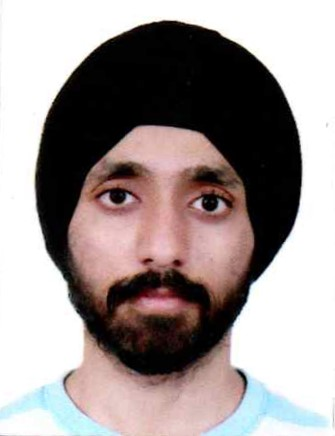
#> input picture photo-1.jpg, 335 x 436 px, found by its file name
$ python ascart.py
#> lines starting #> are read from the running program, lines starting #| are printed output that depends on the picture
#> in handle_image_conversion, image is the input picture: PIL image 335x436 RGB; mean R, G, B 158.4, 148.6, 147.6
from PIL import Image
import os

ASCII_CHARS = [ '#', '?', '%', '.', 'S', '+', '.', '*', ':', ',', '@']

def scale_image(image, new_width=100):
    """Resizes an image preserving the aspect ratio.
    """
#> called with new_width = 100
    (original_width, original_height) = image.size
#> original_width = 335; original_height = 436
    aspect_ratio = original_height/float(original_width)
#> aspect_ratio = 1.3
    new_height = int(aspect_ratio * new_width)
#> new_height = 130

    new_image = image.resize((new_width, new_height))
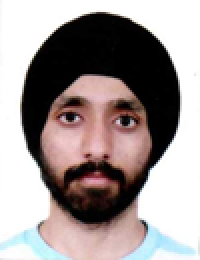
#> new_image: PIL image 100x130 RGB (shown 2 times larger); mean R, G, B 158.4, 148.6, 147.6
    return new_image

def convert_to_grayscale(image):
    return image.convert('L')
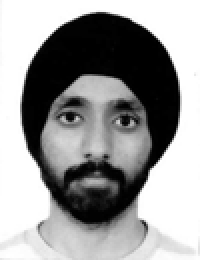
#> returned value: PIL image 100x130 L (shown 2 times larger); min 0, max 255, mean 151.4

def map_pixels_to_ascii_chars(image, range_width=25):
    """Maps each pixel to an ascii char based on the range
    in which it lies.

    0-255 is divided into 11 ranges of 25 pixels each.
    """
#> called with range_width = 25

    pixels_in_image = list(image.getdata())
#> pixels_in_image = 13000 values, max 255 at index 2, min 0 at index 855, mean 151.4
    pixels_to_chars = [ASCII_CHARS[pixel_value//range_width] for pixel_value in
            pixels_in_image]
#> pixels_to_chars = 13000 items, first 6: ',', '@', '@', '@', '@', '@'

    return "".join(pixels_to_chars)

def convert_image_to_ascii(image, new_width=100):
    image = scale_image(image)
    image = convert_to_grayscale(image)

    pixels_to_chars = map_pixels_to_ascii_chars(image)
    len_pixels_to_chars = len(pixels_to_chars)
#> len_pixels_to_chars = 13000

    image_ascii = [pixels_to_chars[index: index + new_width] for index in
            range(0, len_pixels_to_chars, new_width)]
#> image_ascii = 130 items

    return "\n".join(image_ascii)

def handle_image_conversion(image_filepath):
    image = None
    try:
        image = Image.open(image_filepath)
    except Exception as e:
        print("Unable to open image file {image_filepath}.".format(image_filepath=image_filepath))
        print(e)
        return

    image_ascii = convert_image_to_ascii(image)
    f = open(os.path.splitext(image_filepath)[0]+'.txt','w')
    f.write(image_ascii)
    f.close()

if __name__=='__main__':
    import sys

    image_file_path = "C:/Users/navpr/Desktop/photo-1.jpg"
    handle_image_conversion(image_file_path)
